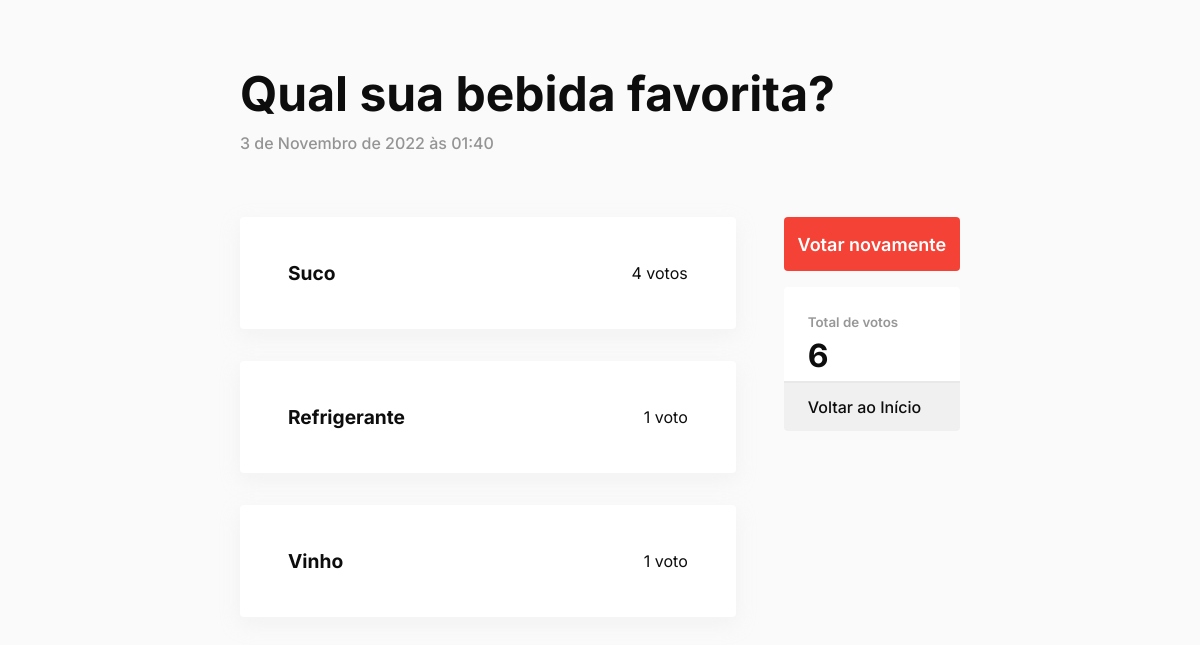
Screenshot of /polls/5/results/ with the database file from the repository.
### polls/models.py (models this page shows, shortened)
class Question(models.Model):
    question_text = models.CharField(max_length=200)
    pub_date = models.DateTimeField('date published')
    all_votes = models.IntegerField(default=0)

class Choice(models.Model):
    question = models.ForeignKey(Question, on_delete=models.CASCADE)
    choice_text = models.CharField(max_length=200)
    votes = models.IntegerField(default=0)

### polls/views.py (the view)
# urls.py: path('<int:pk>/results/', views.ResultsView.as_view(), name='results'),
class ResultsView(generic.DetailView):
    model = Question
    template_name = 'polls/results.html'

### polls/templates/polls/results.html (shortened to what this page needs)
<!DOCTYPE html>
<html>
<head>
    {% load static %}
    <link rel="stylesheet" href="{% static 'polls/style_results.css' %}">
</head>
<body>
    <main class="main">
        <form action="{% url 'polls:vote' question.id %}" method="post">
            <header>
                <h1 class="title">{{ question.question_text }}</h1>
                <p class="subtitle">{{ question.pub_date }}</p>
            </header>
            <div class="div">
                <main>
                    {% for choice in question.choice_set.all %}
                    <div class="choice" onclick="choice({{ forloop.counter }})">
                        <label for="choice{{ forloop.counter }}">{{ choice.choice_text }}</label>
                        <p>{{ choice.votes }} voto{{ choice.votes|pluralize }}</p>
                    </div>
                    {% endfor %}
                </main>
                <aside>
                    <a href="{% url 'polls:detail' question.id %}" class="submitbutton">Votar novamente</a>
                    <div class="votes">
                        <div class="div_votes">
                            <p>Total de votos</p>
                            <h1>{{ question.all_votes }}</h1>
                        </div>
                        <a href="{% url 'polls:index' %}">
                            <div class="div_back">
                               <p>Voltar ao Início</p>
                            </div>
                        </a>
                    </div>
                </aside>
            </div>
        </form>
    </main>
</body>
</html>

### polls/static/polls/style_results.css (style rules this page uses)
body { margin: 0; padding: 0; width: 100%; position: absolute; display: flex; justify-content: center; padding-top: 4em; font-family: 'Inter', sans-serif; background: #FAFAFA; color: #0d0d0d; }
.main { width: 60%; }
.main header { display: flex; gap: 10px; flex-direction: column; margin-bottom: 4em; }
.main header .title { font-size: -webkit-xxx-large; font-weight: 700; margin: 0; }
.main header .subtitle { font-weight: 500; color: #0d0d0d6e; margin: 0; }
.main .div { display: flex; flex-direction: row; justify-content: space-between; gap: 3em; }
.main .div main { display: flex; flex-direction: column; gap: 2em; width: 100%; }
.main .div main .choice { height: 7em; border-radius: 4px; background: white; box-shadow: #dedede47 0px 7px 20px 0px; padding: 0em 3em; display: flex; align-items: center; flex-direction: row; justify-content: space-between; }
.main .div main .choice label { font-size: larger; font-weight: 700; }
.main .div aside { width: 16em; display: flex; flex-direction: column; gap: 1em; }
.main .div aside .submitbutton { width: 100%; height: 3em; background: #f44336; color: white; font-family: inter, sans-serif; font-weight: 600; font-size: large; border: none; border-radius: 4px; cursor: pointer; display: flex; align-items: center; justify-content: center; }
.main .div aside .votes { width: 100%; background: #ffffff; border-radius: 4px; }
.main .div aside .votes .div_votes { border-bottom: solid 2px #e8e8e8; padding: 0px 1.5em; display: flex; flex-direction: column; justify-content: flex-end; }
.main .div aside .votes .div_votes p { margin: 0; padding-top: 2em; font-weight: 600; font-size: smaller; color: #0d0d0d6e; }
.main .div aside .votes .div_votes h1 { margin: 6px 0px; font-size: xx-large; }
.main .div aside .votes .div_back { height: 3em; font-weight: 500; border: none; border-radius: 0 0 4px 4px; cursor: pointer; display: flex; justify-content: flex-start; align-items: center; padding: 0px 1.5em; background: #f0f0f0; }
a { text-decoration: none; color: #0d0d0d; }

### rows the page displays
Question: question_text "Qual sua bebida favorita?", pub_date "3 de Novembro de 2022 às 01:40", all_votes "6"
Choice: choice_text "Suco", votes "4"
Choice: choice_text "Refrigerante", votes "1"
Choice: choice_text "Vinho", votes "1"
